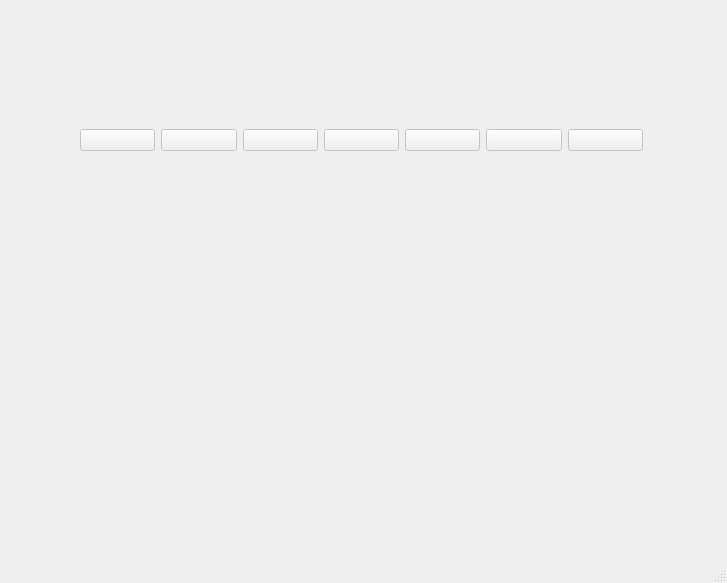
<?xml version="1.0" encoding="UTF-8"?>
<ui version="4.0">
 <class>gameBoard</class>
 <widget class="QMainWindow" name="gameBoard">
  <property name="geometry">
   <rect>
    <x>0</x>
    <y>0</y>
    <width>727</width>
    <height>583</height>
   </rect>
  </property>
  <property name="windowTitle">
   <string>MainWindow</string>
  </property>
  <widget class="QWidget" name="centralwidget">
   <widget class="QWidget" name="horizontalLayoutWidget">
    <property name="geometry">
     <rect>
      <x>80</x>
      <y>110</y>
      <width>563</width>
      <height>61</height>
     </rect>
    </property>
    <layout class="QHBoxLayout" name="horizontalLayout">
     <item>
      <widget class="QPushButton" name="column1">
       <property name="enabled">
        <bool>false</bool>
       </property>
       <property name="text">
        <string/>
       </property>
      </widget>
     </item>
     <item>
      <widget class="QPushButton" name="column2">
       <property name="enabled">
        <bool>false</bool>
       </property>
       <property name="text">
        <string/>
       </property>
      </widget>
     </item>
     <item>
      <widget class="QPushButton" name="column3">
       <property name="enabled">
        <bool>false</bool>
       </property>
       <property name="text">
        <string/>
       </property>
      </widget>
     </item>
     <item>
      <widget class="QPushButton" name="column4">
       <property name="enabled">
        <bool>false</bool>
       </property>
       <property name="text">
        <string/>
       </property>
      </widget>
     </item>
     <item>
      <widget class="QPushButton" name="column5">
       <property name="enabled">
        <bool>false</bool>
       </property>
       <property name="text">
        <string/>
       </property>
      </widget>
     </item>
     <item>
      <widget class="QPushButton" name="column6">
       <property name="enabled">
        <bool>false</bool>
       </property>
       <property name="text">
        <string/>
       </property>
      </widget>
     </item>
     <item>
      <widget class="QPushButton" name="column7">
       <property name="enabled">
        <bool>false</bool>
       </property>
       <property name="text">
        <string/>
       </property>
      </widget>
     </item>
    </layout>
   </widget>
  </widget>
  <widget class="QMenuBar" name="menubar">
   <property name="geometry">
    <rect>
     <x>0</x>
     <y>0</y>
     <width>727</width>
     <height>21</height>
    </rect>
   </property>
  </widget>
  <widget class="QStatusBar" name="statusbar"/>
 </widget>
 <resources/>
 <connections/>
</ui>
